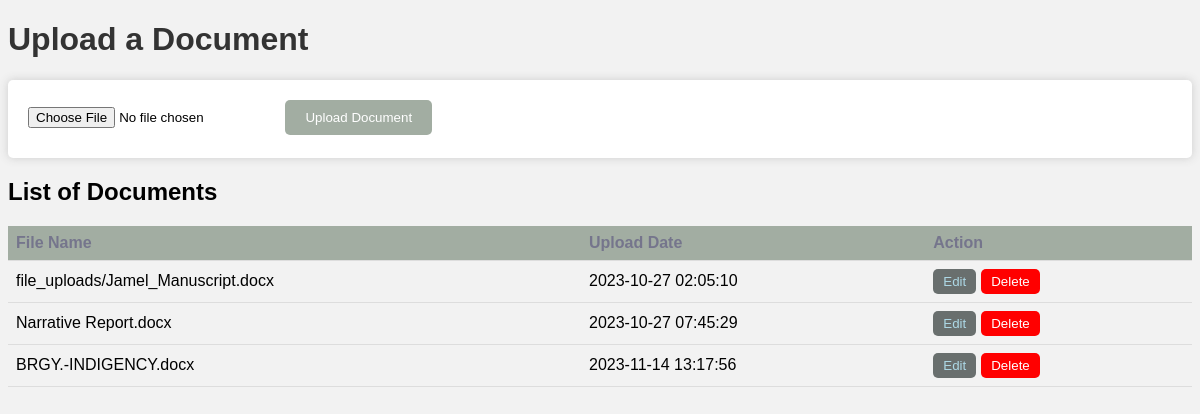
The app's page /admin_docs.php with its own data.
### tables this page shows
CREATE TABLE `documents` (
  `file_id` int(11) NOT NULL,
  `file_uploads` varchar(255) NOT NULL,
  `upload_date` timestamp NOT NULL DEFAULT current_timestamp()
);

### admin_docs.php (the view, shortened to what this page needs)
<?php
include 'connection.php';
?>
<?php
$sql = "SELECT * FROM documents";
$result = mysqli_query($conn, $sql);
?>
<!DOCTYPE html>
<html>
<head>
</head>
<body>
    <h1>Upload a Document</h1>
    <form action="admin_docs.php" method="post" enctype="multipart/form-data">
        <input type="file" name="fileToUpload" id="fileToUpload" required>
        <input type="submit" value="Upload Document" name="submit">
    </form>
    <h2>List of Documents</h2>
    <table>
        <tr>
            <th>File Name</th>
            <th>Upload Date</th>
            <th>Action</th>
        </tr>
        <?php
while ($row = mysqli_fetch_assoc($result)) {
    echo "<tr>";
    echo "<td>" . $row['file_uploads'] . "</td>";
    echo "<td>" . $row['upload_date'] . "</td>";
    echo "<td>";
    echo "<button onclick='editDocument(" . $row['file_id'] . ")'>Edit</button>";
    echo "<button class='delete' onclick=\"deleteDocument(" . $row['file_id'] . ")\">Delete</button>";
    echo "</td>";
    echo "</tr>";
}
?>
</table>
</body>
</html>

### admin_docs.php (style rules this page uses)
body { font-family: Arial, sans-serif; background-color: #f2f2f2; }
h1 { color: #333333; }
form { margin-top: 20px; padding: 20px; background-color: #ffffff; border-radius: 5px; box-shadow: 0px 0px 10px #cccccc; }
input[type="file"] { margin-bottom: 10px; }
input[type="submit"] { background-color: #a2ada2; color: #ffffff; border: none; padding: 10px 20px; border-radius: 5px; cursor: pointer; }
table { margin-top: 20px; border-collapse: collapse; width: 100%; }
th, td { text-align: left; padding: 8px; border-bottom: 1px solid #ddd; }
th { background-color:#a2ada2; color: #6b6987d1; }
button { background-color: #696f6e; color: lightblue; border: none; padding: 5px 10px; border-radius: 5px; margin-right: 5px; cursor: pointer; }
button.delete { background-color: #ff0000; color: #ffffff; border: none; padding: 5px 10px; border-radius: 5px; cursor: pointer; }

### records on screen
documents: file_uploads "file_uploads/Jamel_Manuscript.docx", upload_date "2023-10-27 02:05:10"
documents: file_uploads "Narrative Report.docx", upload_date "2023-10-27 07:45:29"
documents: file_uploads "BRGY.-INDIGENCY.docx", upload_date "2023-11-14 13:17:56"
